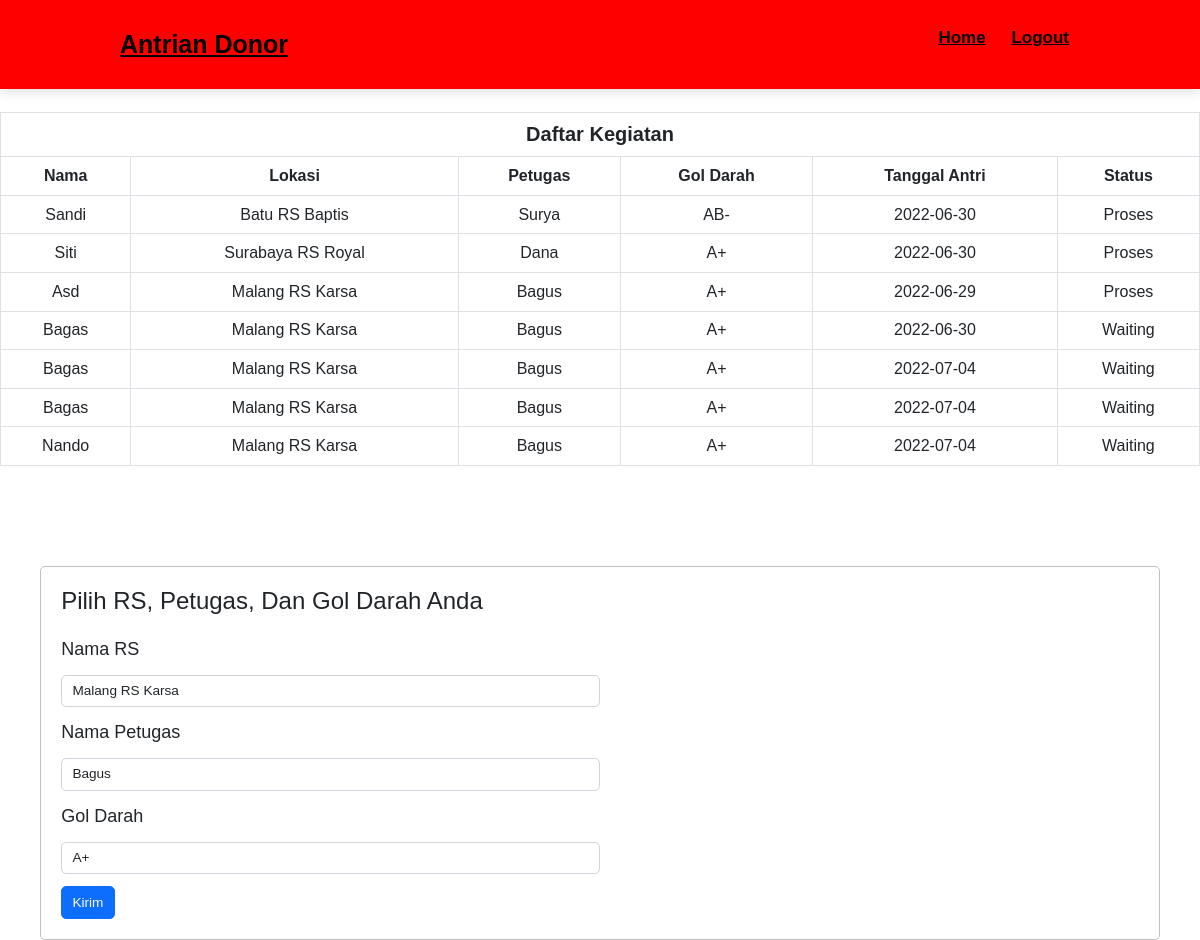
The app's page /baru/antrian.php with its own data.
### tables this page shows
CREATE TABLE `antrian` (
  `id_antrian` int(11) NOT NULL,
  `id_pendonor` int(11) NOT NULL,
  `id_lokasi` int(11) NOT NULL,
  `id_petugas` int(11) NOT NULL,
  `id_stok` int(11) NOT NULL,
  `tanggal_antri` date NOT NULL,
  `status` varchar(255) NOT NULL
);

CREATE TABLE `pendonor` (
  `id_pendonor` int(11) NOT NULL,
  `nama` varchar(255) NOT NULL,
  `alamat` varchar(255) NOT NULL,
  `tempat_lahir` varchar(255) NOT NULL,
  `tanggal_lahir` date DEFAULT NULL,
  `jenis_kelamin` varchar(10) NOT NULL,
  `nomor_telepon` varchar(11) NOT NULL,
  `pass` varchar(255) NOT NULL
);

CREATE TABLE `lokasi` (
  `id_lokasi` int(11) NOT NULL,
  `nama_rs` varchar(255) NOT NULL,
  `tanggal_diadakan` date DEFAULT NULL
);

CREATE TABLE `petugas` (
  `id_petugas` int(11) NOT NULL,
  `nama_petugas` varchar(255) NOT NULL,
  `gaji` int(11) NOT NULL,
  `alamat` varchar(255) NOT NULL
);

CREATE TABLE `stok` (
  `id_stok` int(11) NOT NULL,
  `gol_darah` varchar(5) NOT NULL,
  `jumlah` int(11) NOT NULL
);

### baru/antrian.php (the view, shortened to what this page needs)
<?php
include("../config.php");
$result = mysqli_query($mysqli, "SELECT * FROM antrian
        inner join pendonor on(antrian.id_pendonor = pendonor.id_pendonor)
        inner join lokasi on(antrian.id_lokasi = lokasi.id_lokasi)
        inner join petugas on(antrian.id_petugas = petugas.id_petugas)
        inner join stok on(antrian.id_stok = stok.id_stok)
        ");
?>
<!DOCTYPE html>
<html lang="en">
<head>
    <link rel="stylesheet" href="style.css">
    <link href="https://cdn.jsdelivr.net/npm/bootstrap@5.2.0-beta1/dist/css/bootstrap.min.css" rel="stylesheet">
</head>
<body>
    <header>
        <a href="antrian.php" class="logo">antrian donor</a>
        <nav class="navbar">
            <ul>
                <li><a href="index.php">Home</a></li>
                <li><a href="logout.php">Logout</a></li>
            </ul>
        </nav>
    </header><br><br><br><br>
    <section class="daftar-riwayat">
        <table class="table table-bordered">
            <thead>
                <tr class="tabel-header">
                    <th colspan="6" class="nama-tabel">Daftar Kegiatan</th>
                </tr>
                <tr class="kolom">
                    <th>Nama</th>
                    <th>Lokasi</th>
                    <th>Petugas</th>
                    <th>gol darah</th>
                    <th>Tanggal Antri</th>
                    <th>Status</th>
                </tr>
            </thead>
            <tbody>
                <?php
                while ($tabel = mysqli_fetch_array($result)) {
                    echo "<tr>";
                    echo "<td>" . $tabel['nama'] . "</td>";
                    echo "<td>" . $tabel['nama_rs'] . "</td>";
                    echo "<td>" . $tabel['nama_petugas'] . "</td>";
                    echo "<td>" . $tabel['gol_darah'] . "</td>";
                    echo "<td>" . $tabel['tanggal_antri'] . "</td>";
                    echo "<td>" . $tabel['status'] . "</td></tr>";
                }
                ?>
            </tbody>
        </table>
    </section>
    <div class="container">
        <form action="cekantrian.php" method="post" class="formulir">
            <h1 class="judul-formulir">Pilih RS, Petugas, Dan Gol Darah Anda</h1>
            <div class="form-row">
                <div class="form-group col-md-6">
                    <label for="nama-rs">Nama RS</label>
                    <select class="form-control" name="nama-rs" id="nama-rs">
                        <option value="1">Malang RS Karsa</option>
                    </select>
                </div>
                <div class="form-group col-md-6">
                    <label for="nama-Petugas">Nama Petugas</label>
                    <select class="form-control" name="nama-Petugas" id="nama-Petugas">
                        <option value="1">Bagus</option>
                    </select>
                </div>
                <div class="form-group col-md-6">
                    <label for="gol-darah">Gol Darah</label>
                    <select class="form-control" name="gol-darah" id="gol-darah">
                        <option value="1">A+</option>
                    </select>
                </div>
            </div>
            <button class="btn btn-primary" type="submit" value="submit" name="kirim">Kirim</button>
        </form>
    </div>
</body>
</html>

### baru/style.css (style rules this page uses)
* { font-family: 'poppins', sans-serif; margin: 0; padding: 0; box-sizing: border-box; outline: none; border: none; text-decoration: none; text-transform: capitalize; list-style: none; }
html { font-size: 85%; overflow-x: hidden; scroll-padding-top: 60px; scroll-behavior: smooth; }
header { position: fixed; top: 0; left: 0; right: 0; background: red; padding: 8px 10%; display: flex; align-items: center; justify-content: space-between; box-shadow: 0 5px 10px rgba(0, 0, 0, .1); }
header .logo { font-size: 25px; color: black; float: left; font-weight: 600; }
header .navbar:after { content: ''; clear: both; display: table; }
header .navbar a { font-size: 17px; color: black; margin: 0 1px; }
header .navbar ul li { align-items: center; position: relative; padding: 10px; display: inline-block; font-weight: bold; }
.daftar-riwayat { padding-top: 30px; text-align: center; }
table, tr, .klm, td { border-collapse: collapse; border: 1px solid black; }
table { font-size: 16px; width: 100%; }
.nama-tabel { background-color: red; padding: 10px; font-size: 20px; }
.formulir { margin-top: 100px; border: 0.5px solid silver; border-radius: 5px; font-size: 18px; padding: 20px; }
.formulir .judul-formulir { font-size: 24px; margin-bottom: 20px; }
.form-control { width: 100%; margin: 12px 0; display: inline-block; box-sizing: border-box; }

### records on screen
antrian: id_pendonor.nama "Sandi", id_lokasi.nama_rs "Batu RS Baptis", id_petugas.nama_petugas "Surya", id_stok.gol_darah "AB-", tanggal_antri "2022-06-30", status "Proses"
antrian: id_pendonor.nama "Siti", id_lokasi.nama_rs "Surabaya RS Royal", id_petugas.nama_petugas "Dana", id_stok.gol_darah "A+", tanggal_antri "2022-06-30", status "Proses"
antrian: id_pendonor.nama "Asd", id_lokasi.nama_rs "Malang RS Karsa", id_petugas.nama_petugas "Bagus", id_stok.gol_darah "A+", tanggal_antri "2022-06-29", status "Proses"
antrian: id_pendonor.nama "Bagas", id_lokasi.nama_rs "Malang RS Karsa", id_petugas.nama_petugas "Bagus", id_stok.gol_darah "A+", tanggal_antri "2022-06-30", status "Waiting"
antrian: id_pendonor.nama "Bagas", id_lokasi.nama_rs "Malang RS Karsa", id_petugas.nama_petugas "Bagus", id_stok.gol_darah "A+", tanggal_antri "2022-07-04", status "Waiting"
antrian: id_pendonor.nama "Bagas", id_lokasi.nama_rs "Malang RS Karsa", id_petugas.nama_petugas "Bagus", id_stok.gol_darah "A+", tanggal_antri "2022-07-04", status "Waiting"
antrian: id_pendonor.nama "Nando", id_lokasi.nama_rs "Malang RS Karsa", id_petugas.nama_petugas "Bagus", id_stok.gol_darah "A+", tanggal_antri "2022-07-04", status "Waiting"
